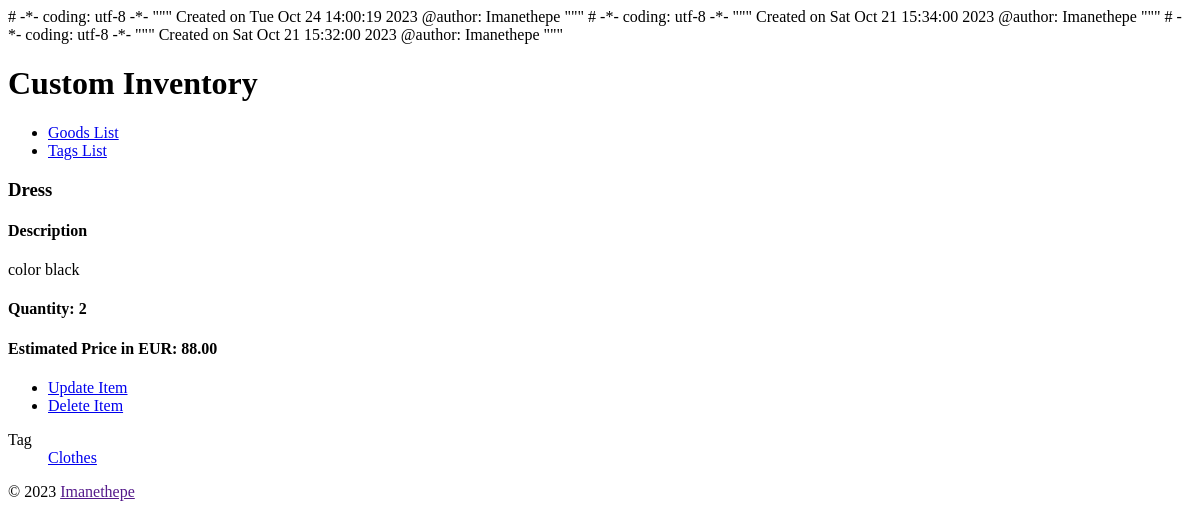
The page /item/clothes/ on the database as committed earlier.
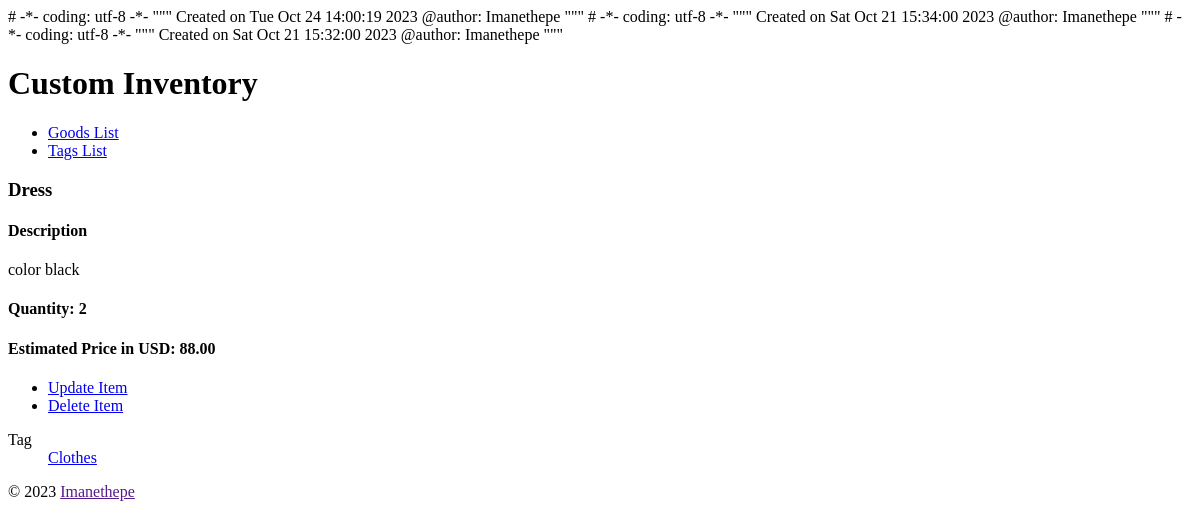
The same page on the database as committed later.
### goods/models.py (models this page shows, shortened)
class Item(models.Model):
    CURRENCIES = {
        ('EUR', 'EUR'),
        ('USD', 'USD'),
        ('CAD', 'CAD')
        }
    name = models.CharField(
        max_length=31, db_index=True)
    slug = models.SlugField(
         max_length=31,
         unique=True,
         help_text='A label for URL conﬁg.')
    description = models.TextField()
    quantity = models.IntegerField(default=0)
    estimated_price = models.DecimalField(
        decimal_places=2, max_digits=5, default=0.000)
    total_item_estimated_price = models.DecimalField(
          decimal_places=2, max_digits=5, default=0.000)
    currency = models.CharField(
        max_length=255,
        default=0, choices=CURRENCIES)
    entry_date = models.DateField(
        'date of entry')
    tags = models.ManyToManyField(Tag, blank=True)
    class Meta:
        ordering = ['name']
        get_latest_by = 'entry_date'
    def get_update_url(self):
        return reverse(
            'goods_item_update', kwargs={'slug': self.slug})
    def get_delete_url(self):
        return reverse(
            'goods_item_delete', kwargs={'slug': self.slug})

### goods/views.py (the view)
class ItemDetail(View):
    def get(self, request, slug):
        item = get_object_or_404(
            Item, slug=slug)
        return render(
            request,
            'goods/item_detail.html',
            {'item': item})

### goods/models.py (called while the page is built)
    def get_absolute_url(self):
        return reverse(
            'goods_tag_detail', kwargs={'slug': self.slug})

### goods/templates/goods/item_detail.html (shortened to what this page needs)
{% extends parent_template|default:"goods/base_goods.html" %}
{% block content %}
  <section>
  <h3>{{ item.name|title }}</h3>
  <h4>Description</h4>
  {{ item.description|linebreaks }}
  <h4>Quantity: {{item.quantity}}</h4>
  <h4>Estimated Price in {{item.currency}}: {{item.estimated_price}}</h4>
  <ul>
     <li>
       <a href="{{item.get_update_url}}">
         Update Item</a></li>
     <li>
       <a href="{{item.get_delete_url}}">
         Delete Item</a></li>
  </ul>
  <dl>
    <dt>Tag{{ item.tags.count|pluralize }}</dt>
      {% for tag in item.tags.all %}
      <dd><a href="{{tag.get_absolute_url}}">
        {{ tag.name|title }}
      </a></dd>
    {% endfor %}
  </dl>
  </section>
{% endblock %}

Rows that differ between the two databases and show on the page:
changed Item "Dress": currency "EUR" → "USD"
